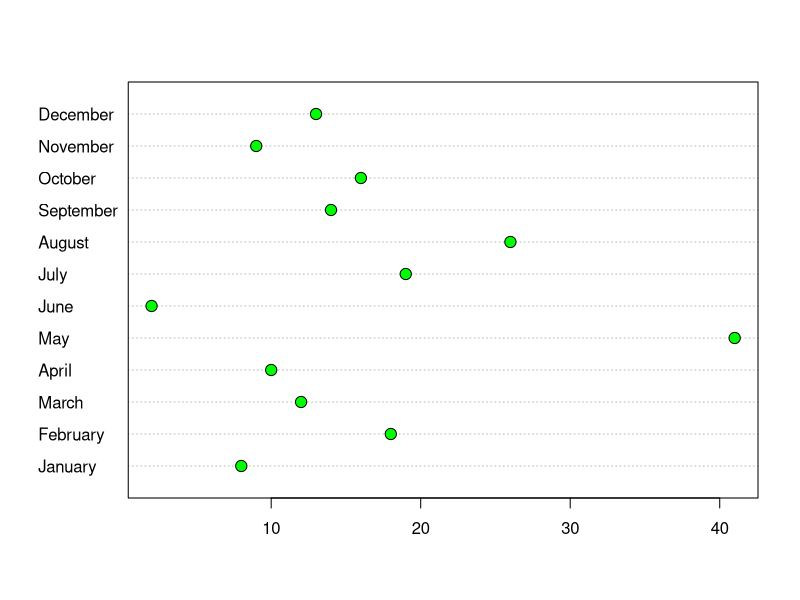

Write R code to recreate this figure.
set.seed(1)
month <- month.name
expected <- c(15,16,20,31,11,6,17,22,32,12,19,20)
sold <- c(8,18,12,10,41,2,19,26,14,16,9,13)
quarter <- c(rep(1,3), rep(2,3), rep(3,3), rep(4,3))
data <- data.frame(month, expected, sold, quarter)
data
dotchart(data$sold, labels = data$month, pch = 21, bg = "green", pt.cex = 1.5)